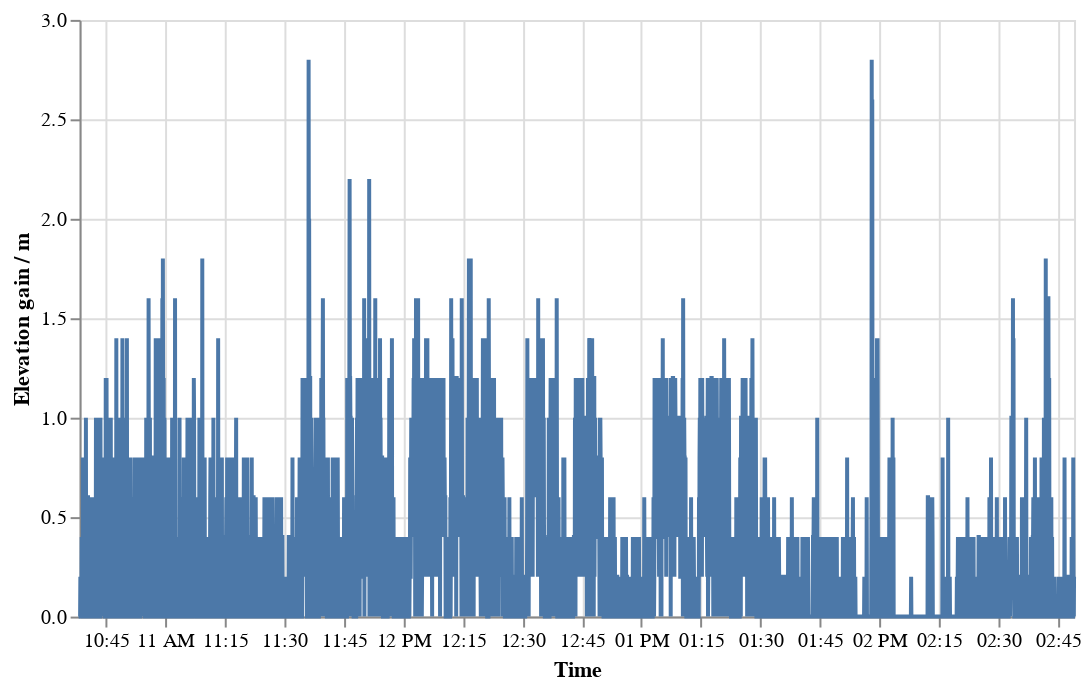

Notebook code for this chart:
### Code cell
(
    alt.Chart(ts, width=500)
    .mark_line()
    .encode(
        alt.X("time", title="Time"),
        alt.Y("altitude_gain", scale=alt.Scale(zero=False), title="Elevation gain / m"),
    )
)

### Figure 1 — Vega specification as saved in the notebook (floating-point values rounded to 4 significant figures; data arrays with more than 128 entries replaced by an {"elided": "..."} marker saying what was removed)
{"$schema": "https://vega.github.io/schema/vega/v5.json", "data": [{"name": "source_0", "values": {"elided": "3760 records"}, "transform": [{"type": "formula", "expr": "toDate(datum['time'])", "as": "time"}]}, {"name": "source_0_y_domain_altitude_gain", "values": [{"min": 0.0, "max": 2.8}]}], "marks": [{"type": "line", "name": "marks", "from": {"data": "source_0"}, "sort": {"field": "x"}, "encode": {"update": {"stroke": {"value": "#4c78a8"}, "y": {"field": "altitude_gain", "scale": "y"}, "defined": {"signal": "isValid(datum[\"time\"]) && isFinite(+datum[\"time\"]) && isValid(datum[\"altitude_gain\"]) && isFinite(+datum[\"altitude_gain\"])"}, "x": {"field": "time", "scale": "x"}}}, "style": ["line"]}], "scales": [{"name": "x", "type": "time", "domain": {"data": "source_0", "field": "time"}, "range": [0, {"signal": "width"}]}, {"name": "y", "type": "linear", "domain": [{"signal": "(data(\"source_0_y_domain_altitude_gain\")[0] || {}).min"}, {"signal": "(data(\"source_0_y_domain_altitude_gain\")[0] || {}).max"}], "range": [{"signal": "height"}, 0], "nice": true, "zero": false}], "axes": [{"scale": "x", "aria": false, "orient": "bottom", "ticks": false, "gridScale": "y", "tickCount": {"signal": "ceil(width/40)"}, "domain": false, "maxExtent": 0, "minExtent": 0, "grid": true, "labels": false, "zindex": 0}, {"scale": "y", "minExtent": 0, "ticks": false, "zindex": 0, "gridScale": "x", "orient": "left", "labels": false, "maxExtent": 0, "grid": true, "domain": false, "aria": false, "tickCount": {"signal": "ceil(height/40)"}}, {"scale": "x", "grid": false, "orient": "bottom", "labelFlush": true, "labelOverlap": true, "tickCount": {"signal": "ceil(width/40)"}, "title": "Time", "zindex": 0}, {"scale": "y", "title": "Elevation gain / m", "grid": false, "tickCount": {"signal": "ceil(height/40)"}, "labelOverlap": true, "zindex": 0, "orient": "left"}], "background": "white", "height": 300, "padding": 5, "width": 500, "style": "cell"}
